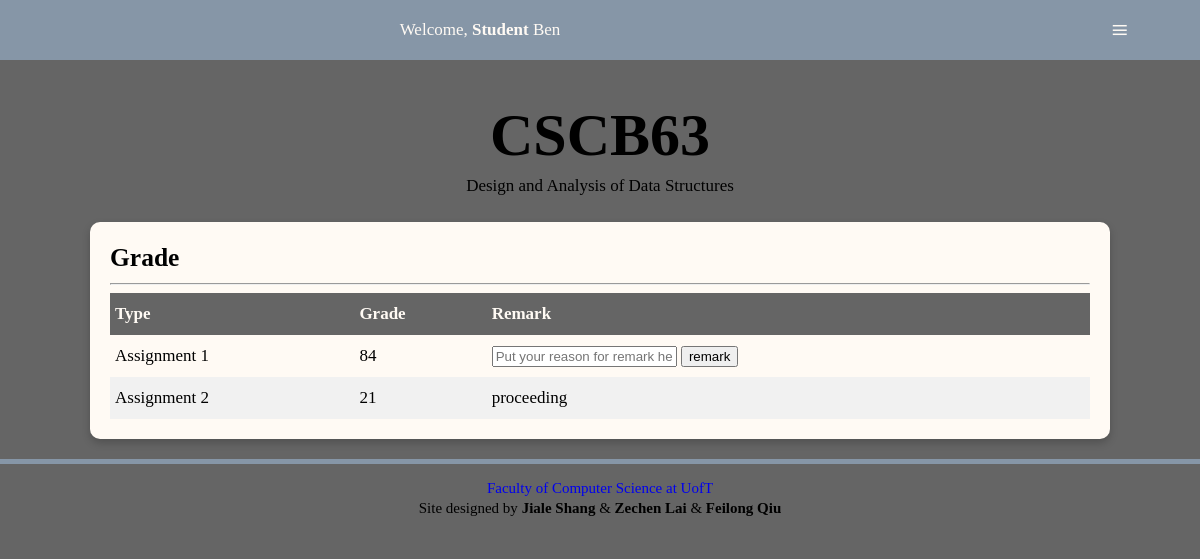
The page /grade (signed in) on the database as committed earlier.
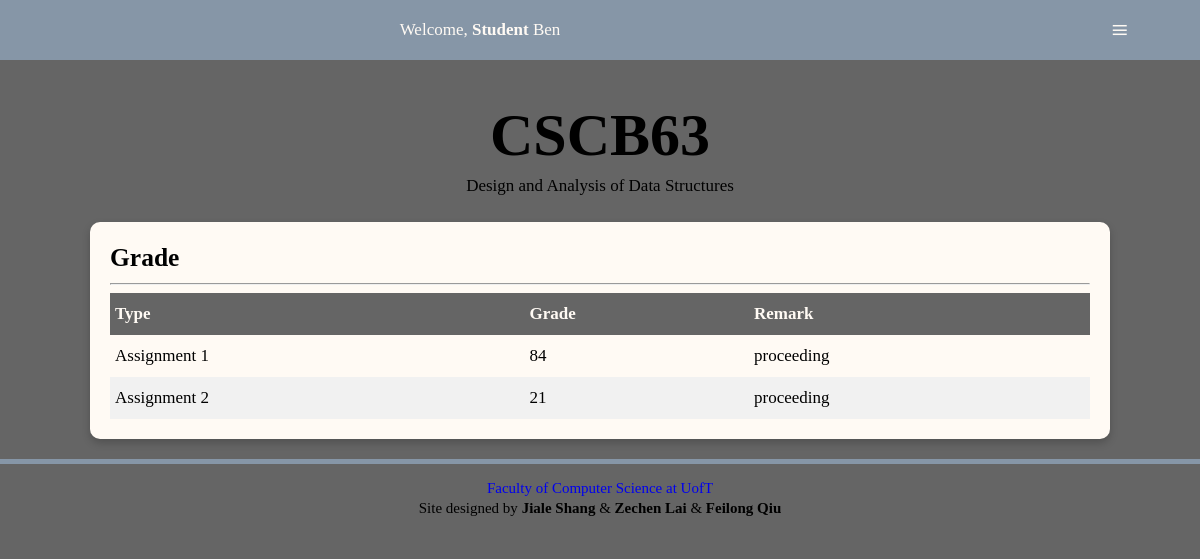
The same page on the database as committed later.
### tables this page shows
CREATE TABLE "Grades" (
	"username"	NVARCHAR(25) NOT NULL,
	"ename"	NVARCHAR(25) NOT NULL,
	"grade"	INTEGER NOT NULL,
	"remark"	INTEGER,
	"request"	NVARCHAR(255),
	PRIMARY KEY("username","ename"),
	FOREIGN KEY("username") REFERENCES "Users"("username")
);

### app.py (the view)
@app.route("/grade",methods=['GET','POST'])
def grade():
    if not 'user' in session:
        return redirect(url_for('home'))
    db=get_db()
    db.row_factory = make_dicts
    if session['user']['type']:
        students=get_student_table()
        events=get_event_table()
        grades = get_grade_table()
        return render_template('grade_i.html',event=events,user=session['user'],grade=grades,student=students)
    else:
        grades = get_grade_table()
        return render_template('grade_s.html',user=session['user'],grade=grades)

### app.py (called while the page is built)
def get_db():
    db=getattr(g,'_database',None)
    if db is None:
        db=g._database=sqlite3.connect(DATABASE)
    return db

def make_dicts(cursor, row):
    return dict((cursor.description[idx][0],value)
                for idx,value in enumerate(row))

def query_db(query, args=(),one=False):
    cur = get_db().execute(query,args)
    rv = cur.fetchall()
    cur.close()
    return (rv[0] if rv else None) if one else rv

def get_grade_table():
    db=get_db()
    db.row_factory = make_dicts
    grades=[]
    username=session['user']['username']
    if session['user']['type']:
        for grade in query_db("select distinct username, grade, remark, ename,request from Grades natural join Takes where cid in (select cid from Takes where username=?)", [username]):
            grades.append(grade)
    else:
        for grade in query_db("select * from Grades where username=?", [username]):
            grades.append(grade)
    db.close()
    return grades

@app.teardown_appcontext
def close_connection(exception):
    db = getattr(g, '_database', None)
    if db is not None:
        db.close()

### templates/grade_s.html (shortened to what this page needs)
<!DOCTYPE html>
<html lang="en">
<head>
<link href="../static/style.css" rel="stylesheet">
</head>
<body>
  <nav>
    <div id="menu-title">Welcome, <strong>Student</strong> {{ user['name']['first_name'] }}</div>
    <label for="drop" class="button">≡</label>
  </nav>
  <div class="content">
    <div class="title">
      <h1>CSCB63</h1>
      <p>Design and Analysis of Data Structures</p>
    </div>
    <section>
      <h2>Grade</h2><hr>
      <div class="table">
        <div class="heading">
          <div class="cell">Type</div>
          <div class="cell">Grade</div>
          <div class="cell">Remark</div>
        </div>
          {% for item in grade %}
          <div class="row">
              <div class="cell">{{ item['ename'] }}</div>
              <div class="cell">{{ item['grade'] }}</div>
              <div class="cell">
              {% if item['remark'] == 1 %}
                proceeding
              {% elif item['remark'] == -1 %}
                remarked
              {% else %}
                <form method="post" action="/grade-remark">
                    <input type="text" class="remark-content" maxlength="255" value="" placeholder="Put your reason for remark here." name="remark_request">
                    <input type="submit" value ="remark">
                </form>
              {% endif %}
              </div>
          </div>
          {% endfor %}
      </div>
    </section>
  </div>
  <div id="footer">
    <p><a href="http://web.cs.toronto.edu">Faculty of Computer Science at UofT</a></p>
    <p>Site designed by <strong>Jiale Shang</strong> & <strong>Zechen Lai</strong> & <strong>Feilong Qiu</strong></p>
  </div>
</body>
</html>

### static/style.css (style rules this page uses)
body { background: #656565; font-size:17px; line-height: 32px; margin: 0; padding: 0; word-wrap:break-word !important; }
ul, p,h1,h2,h3 { margin:0; }
.title { text-align:center; margin-top: 100px; }
h1 { font-size:60px; line-height: 70px; }
.content { width: 85%; margin: 0 auto; margin-top: 30px; max-width: 1200px; min-width: 375px; }
a { text-decoration: none; }
section { box-shadow: 0 4px 8px 0 rgba(0,0,0,0.2); transition: 0.3s; margin:20px 0; padding: 20px; background: #fffaf4; border-radius: 10px; overflow: auto; }
.button, [id^=drop], .mobile-split { display: none; }
nav { margin:0; padding: 0; background-color: #8696a7; width: 100%; position: fixed; top:0; overflow: visible; }
#menu-title { display: block; padding: 0 30px; float: left; font-size:20px; line-height: 60px; color:#fffaf4; }
nav:after { content:""; display:table; clear:both; }
.table { display: table; width: 100%; }
.heading { display: table-row; font-weight: bold; background: #656565; color: #fffaf4; }
.row { display: table-row; }
.row:nth-child(odd) { background: #f1f1f1; }
.cell { display: table-cell; padding: 5px; }
#footer { padding:10px; text-align:center; border-top: 5px solid #8696a7; padding-top: 1%; }
#footer p { margin:5px; line-height: 15px; font-size: 15px; }
#footer a { text-decoration: none; transition: 0.4s; }
@media all and (max-width : 1227px) { #menu-title { padding: 0; width: 80%; text-align: center; float: left; font-size: 17px; } }
@media all and (max-width : 1227px) { nav ,nav ul { margin: 0; } }
@media all and (max-width : 1227px) { .button { display: block; background-color: #8696a7; padding:14px 20px; font-size:30px; text-decoration:none; float: right; border:none; width:10%; } }
@media all and (max-width : 1227px) { nav a:hover, nav ul ul a, nav ul ul, .button { color:#fffaf4; text-align: center; } }

Rows that differ between the two databases and show on the page:
changed Grades "Assignment 1": value "remark" → (not shown); now shows "proceeding"
